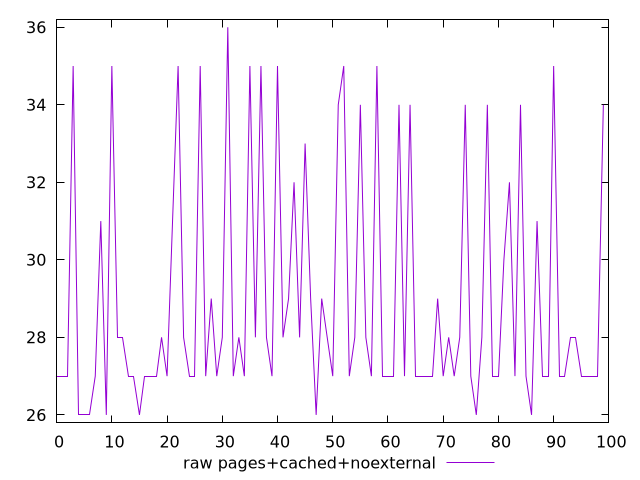

This chart was generated by the following gnuplot code:
$_rawPagesCachedNoexternal <<EOF
27
27
27
35
26
26
26
27
31
26
35
28
28
27
27
26
27
27
27
28
27
31
35
28
27
27
35
27
29
27
28
36
27
28
27
35
28
35
28
27
35
28
29
32
28
33
29
26
29
28
27
34
35
27
28
34
28
27
35
27
27
27
34
27
34
27
27
27
27
29
27
28
27
28
34
27
26
28
34
27
27
30
32
27
34
27
26
31
27
27
35
27
27
28
28
27
27
27
27
34
EOF
set key outside below
set terminal pngcairo
set output "report_00005_2020-11-02T22-26-11.212Z/max-potential-fid/pages+cached+noexternal//raw.png"
set yrange [25.8:36.2]
plot $_rawPagesCachedNoexternal title "raw pages+cached+noexternal" with line ,
